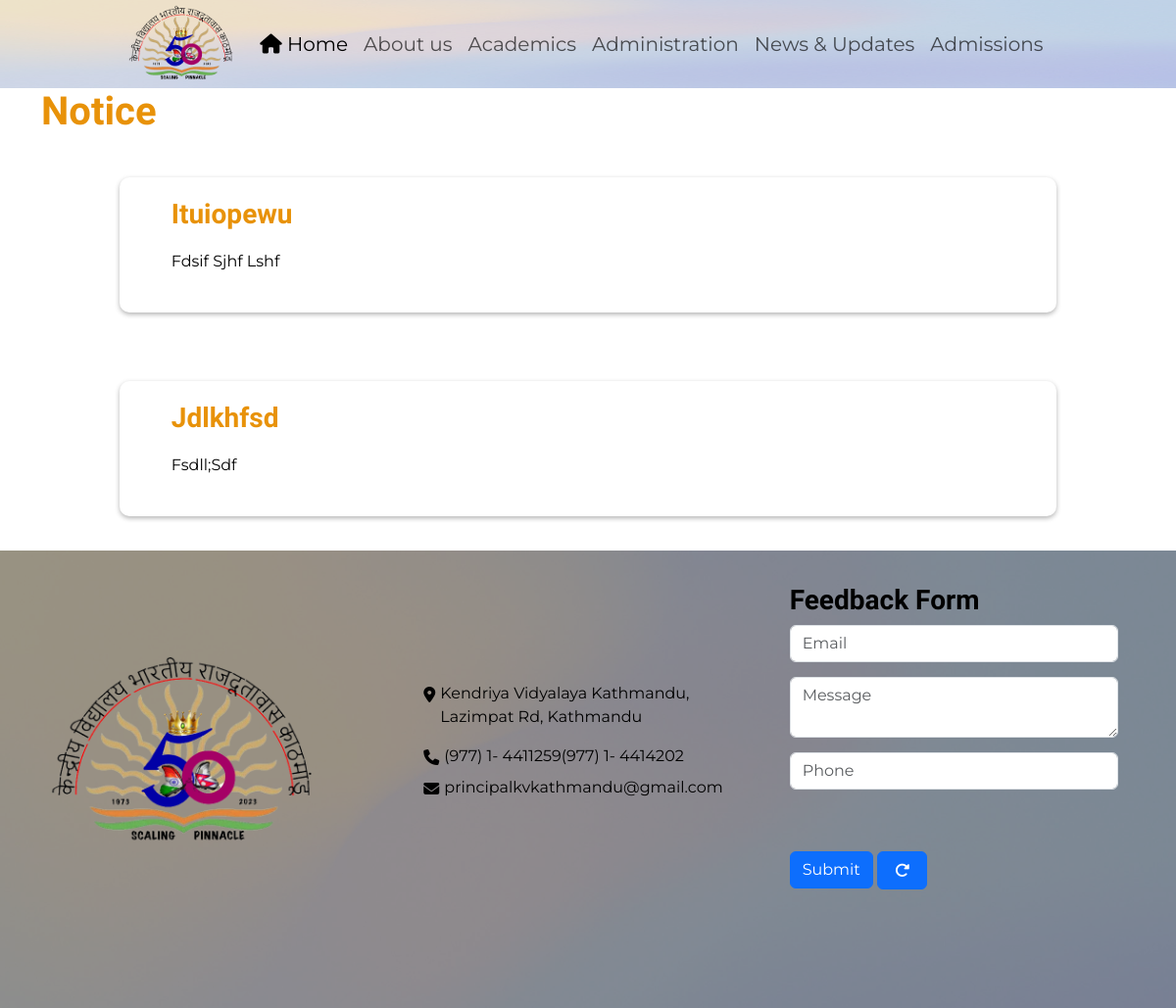
The app's page /Notice with its own data.
### main_app/models.py (models this page shows, shortened)
class Notice(models.Model):
    file=models.FileField(upload_to='website/files',blank=False,null=False)
    title=models.TextField(blank=False)
    description=models.TextField(blank=False)
    class Meta:
        verbose_name = "Add Notice"
        verbose_name_plural = "Add Notice"

### main_app/views.py (the view)
# urls.py: path("Notice",views.notice,name="notice"),
def notice(request):
    notice_data=Notice.objects.all()[::-1][:10]
    return render(request,"website/notice.html",{
        'notice_data':notice_data,
    })

### main_app/templates/website/notice.html
{% extends 'website/layout.html' %}
{% block body %}
<h1>Notice</h1>
{% for notice in notice_data %}
    <div class="notice-container">
        <a href="{{notice.file.url}}" target="_blank">
            <div class="notice-card">
                <h3 class="notice-title">{{notice.title}}</h3>
                <p>{{notice.description}}</p>
            </div>
        </a>
    </div>
{% endfor %}
{% endblock %}

### main_app/static/website/styles.css (style rules this page uses)
* { padding: 0px; margin: 0px; }
html, body { height: 100%; }
body { font-size: 16px; background-color: #fff; display: flex; flex-direction: column; font-family: "Montserrat", sans-serif; }
h1, h2, h3 { color: #e89209; font-family: "Philosopher", serif; font-weight: bold; }
.notice-card { border-radius: 10px; box-shadow: 0 2px 5px 0 rgba(0, 0, 0, 0.3); font-size: 1.35rem; color: #e89209; height: 3.5rem; padding: 1.3rem; margin: 0.7rem 0; }
.notice-container { padding: 0 5rem; }
.notice-container .notice-card { height: auto; }
.notice-container a { text-decoration: none; color: inherit; text-transform: capitalize; margin: 0 1.2rem; }
.notice-container p { overflow-wrap: break-word; color: #000; margin: 1.2rem 2rem; font-size: 1rem; }
.notice-title { margin: 0 2rem; }

### records on screen
Notice: title "Ituiopewu", description "Fdsif Sjhf Lshf"
Notice: title "Jdlkhfsd", description "Fsdll;sdf"
